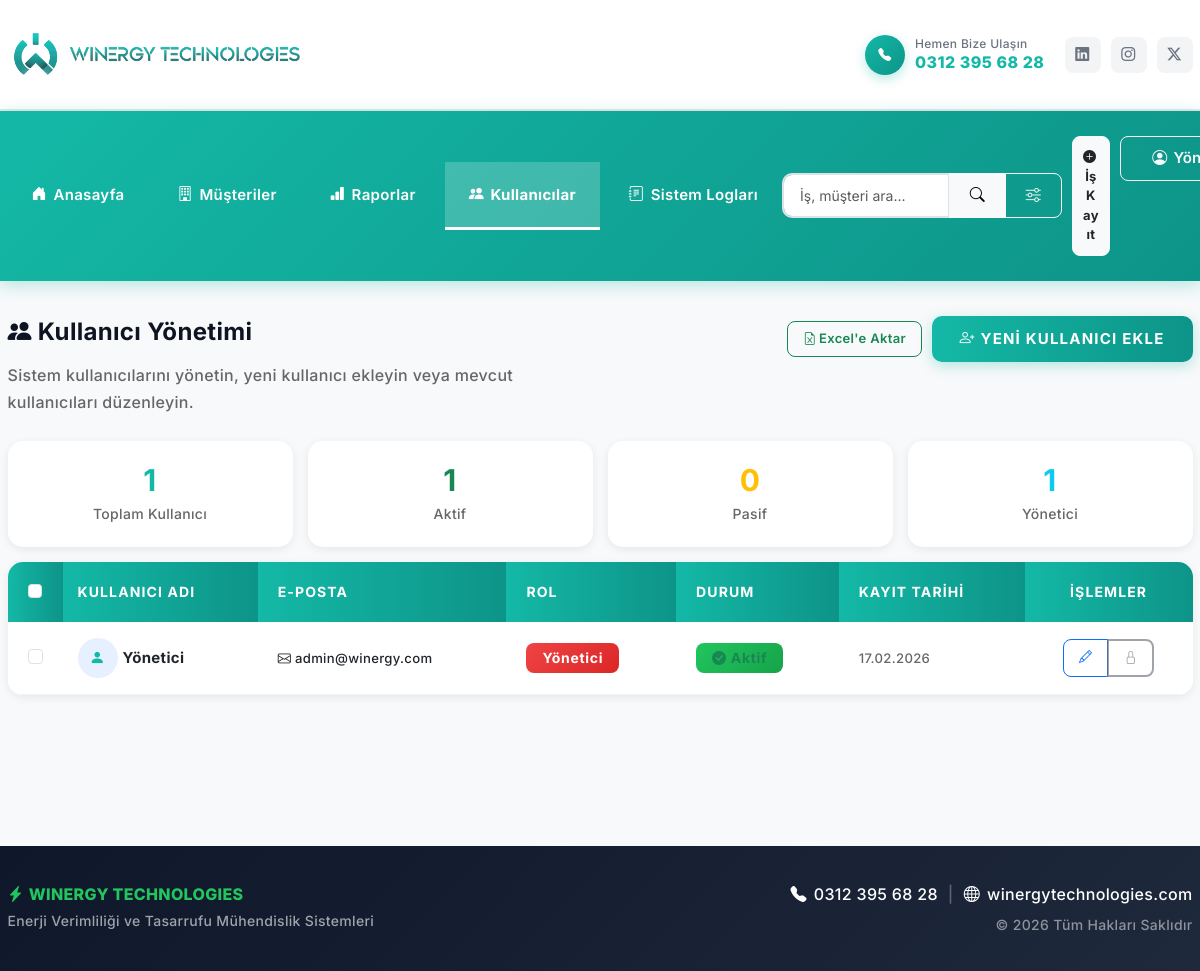
The app's page /kullanicilar.php (signed in) with its own data.
### tables this page shows
CREATE TABLE `users` (
  `id` int(11) NOT NULL,
  `name` varchar(100) NOT NULL,
  `email` varchar(100) NOT NULL,
  `password` varchar(255) NOT NULL,
  `role` enum('admin','personel','danisman') NOT NULL,
  `is_active` tinyint(1) DEFAULT 1,
  `created_at` timestamp NOT NULL DEFAULT current_timestamp()
);

### kullanicilar.php (the view, shortened to what this page needs)
<?php
require_once 'config/db.php';
include 'includes/header.php';
$stmt = $db->query("SELECT * FROM users ORDER BY name ASC");
$users = $stmt->fetchAll(PDO::FETCH_ASSOC);
$role_tr = [
    'admin' => 'Yönetici',
    'operasyon' => 'Operasyon',
    'danisman' => 'Danışman'
];
$stats = [
    'total' => count($users),
    'active' => count(array_filter($users, fn($u) => $u['is_active'] == 1)),
    'inactive' => count(array_filter($users, fn($u) => $u['is_active'] == 0)),
    'admin' => count(array_filter($users, fn($u) => $u['role'] == 'admin')),
    'operasyon' => count(array_filter($users, fn($u) => $u['role'] == 'operasyon')),
    'danisman' => count(array_filter($users, fn($u) => $u['role'] == 'danisman'))
];
?>
<div class="row mb-4">
    <div class="col-md-6">
        <h3 class="fw-bold" style="color: var(--dt-sec-color);">
            <i class="bi bi-people-fill"></i> Kullanıcı Yönetimi
        </h3>
        <p class="text-muted">Sistem kullanıcılarını yönetin, yeni kullanıcı ekleyin veya mevcut kullanıcıları düzenleyin.</p>
    </div>
    <div class="col-md-6 text-end">
        <a href="export-kullanicilar.php" class="btn btn-outline-success btn-sm me-2">
            <i class="bi bi-file-earmark-excel me-1"></i>Excel'e Aktar
        </a>
        <a href="kullanici-ekle.php" class="btn btn-winergy">
            <i class="bi bi-person-plus"></i> Yeni Kullanıcı Ekle
        </a>
    </div>
</div>
<div class="row mb-4">
    <div class="col-md-3">
        <div class="card border-0 shadow-sm">
            <div class="card-body text-center">
                <h2 class="fw-bold mb-0" style="color: var(--dt-pri-color);"><?php echo $stats['total']; ?></h2>
                <small class="text-muted">Toplam Kullanıcı</small>
            </div>
        </div>
    </div>
    <div class="col-md-3">
        <div class="card border-0 shadow-sm">
            <div class="card-body text-center">
                <h2 class="fw-bold mb-0 text-success"><?php echo $stats['active']; ?></h2>
                <small class="text-muted">Aktif</small>
            </div>
        </div>
    </div>
    <div class="col-md-3">
        <div class="card border-0 shadow-sm">
            <div class="card-body text-center">
                <h2 class="fw-bold mb-0 text-warning"><?php echo $stats['inactive']; ?></h2>
                <small class="text-muted">Pasif</small>
            </div>
        </div>
    </div>
    <div class="col-md-3">
        <div class="card border-0 shadow-sm">
            <div class="card-body text-center">
                <h2 class="fw-bold mb-0 text-info"><?php echo $stats['admin']; ?></h2>
                <small class="text-muted">Yönetici</small>
            </div>
        </div>
    </div>
</div>
<div class="card shadow-sm border-0">
    <div class="card-body p-0">
        <div class="table-responsive">
            <table class="table table-hover align-middle mb-0">
                <thead class="table-light">
                    <tr>
                        <th style="width: 40px;">
                            <input type="checkbox" class="form-check-input" id="selectAllUsers">
                        </th>
                        <th class="ps-4">Kullanıcı Adı</th>
                        <th>E-Posta</th>
                        <th>Rol</th>
                        <th>Durum</th>
                        <th>Kayıt Tarihi</th>
                        <th class="text-center">İşlemler</th>
                    </tr>
                </thead>
                <tbody>
                    <?php foreach($users as $user): ?>
                    <tr>
                        <td>
                            <input type="checkbox" class="form-check-input user-checkbox" value="<?php echo $user['id']; ?>">
                        </td>
                        <td class="ps-4">
                            <div class="d-flex align-items-center">
                                <div class="bg-primary bg-opacity-10 rounded-circle p-2 me-2" style="width: 40px; height: 40px; display: flex; align-items: center; justify-content: center;">
                                    <i class="bi bi-person-fill" style="color: var(--dt-pri-color);"></i>
                                </div>
                                <strong><?php echo htmlspecialchars($user['name']); ?></strong>
                            </div>
                        </td>
                        <td>
                            <small><i class="bi bi-envelope"></i> <?php echo htmlspecialchars($user['email']); ?></small>
                        </td>
                        <td>
                            <?php
                            $role_colors = [
                                'admin' => 'danger',
                                'operasyon' => 'primary',
                                'danisman' => 'info'
                            ];
                            $color = $role_colors[$user['role']] ?? 'secondary';
                            ?>
                            <span class="badge bg-<?php echo $color; ?>">
                                <?php echo $role_tr[$user['role']] ?? $user['role']; ?>
                            </span>
                        </td>
                        <td>
                            <?php if($user['is_active']): ?>
                                <span class="badge bg-success bg-opacity-10 text-success">
                                    <i class="bi bi-check-circle-fill"></i> Aktif
                                </span>
                            <?php else: ?>
                                <span class="badge bg-secondary bg-opacity-10 text-secondary">
                                    <i class="bi bi-x-circle-fill"></i> Pasif
                                </span>
                            <?php endif; ?>
                        </td>
                        <td>
                            <small class="text-muted">
                                <?php echo $user['created_at'] ? date('d.m.Y', strtotime($user['created_at'])) : '-'; ?>
                            </small>
                        </td>
                        <td class="text-center">
                            <div class="btn-group" role="group">
                                <a href="kullanici-duzenle.php?id=<?php echo $user['id']; ?>"
                                   class="btn btn-sm btn-outline-primary"
                                   title="Düzenle">
                                    <i class="bi bi-pencil"></i>
                                </a>
                                <?php if($user['id'] != $_SESSION['user_id']): ?>
                                <a href="kullanici-sil.php?id=<?php echo $user['id']; ?>"
                                   class="btn btn-sm btn-outline-danger"
                                   title="Sil">
                                    <i class="bi bi-trash"></i>
                                </a>
                                <?php else: ?>
                                <button class="btn btn-sm btn-outline-secondary" disabled title="Kendinizi silemezsiniz">
                                    <i class="bi bi-lock"></i>
                                </button>
                                <?php endif; ?>
                            </div>
                        </td>
                    </tr>
                    <?php endforeach; ?>
                </tbody>
            </table>
        </div>
    </div>
</div>
<?php include 'includes/footer.php'; ?>

### assets/style.css (style rules this page uses)
:root { --dt-pri-color: #14b8a6; --dt-priTwo-color: #0d9488; --dt-sec-color: #0e1422; --dt-pri-rgb: 20, 184, 166; --dt-priTwo-rgb: 13, 148, 136; --dt-sec-rgb: 14, 20, 34; --dt-whi-color: #ffffff; --dt-gray-color: #f2f2f2; --dt-gray2-color: #fcfbff; --dt-gray3-color: #f9f6ff; --dt-base-color: #666666; --winergy-success: #22c55e; --winergy-warning: #f59e0b; --winergy-danger: #ef4444; --winergy-info: #0ea5e9; --dt-priGrd-color: linear-gradient(to right, var(--dt-pri-color), var(--dt-priTwo-color)); --dt-priGrdRev-color: linear-gradient(to right, var(--dt-priTwo-color), var(--dt-pri-color)); --dt-base-font: "Inter", "Segoe UI", -apple-system, BlinkMacSystemFont, sans-serif; --dt-title-font: "Inter", "Segoe UI", sans-serif; --dt-transition: all 0.3s cubic-bezier(0.645, 0.045, 0.355, 1); }
html { font-size: 62.5%; overflow-x: hidden; scroll-behavior: smooth; box-sizing: border-box; -webkit-box-sizing: border-box; height: 100%; }
*, *::after, *::before { box-sizing: inherit; -webkit-box-sizing: inherit; -webkit-font-smoothing: antialiased; -moz-osx-font-smoothing: grayscale; word-break: break-word; word-wrap: break-word; }
body { margin: 0; font-size: 1.6rem; font-weight: 500; line-height: 1.7; overflow-x: hidden; font-family: var(--dt-base-font); color: var(--dt-base-color); letter-spacing: 0.02em; background-color: #f8f9fa; -webkit-text-size-adjust: 100%; -webkit-tap-highlight-color: transparent; height: 100%; display: flex; flex-direction: column; }
body:not(.admin-bar) { position: relative; }
.btn { font-weight: 600; border-radius: 0.8rem; padding: 1rem 2rem; font-size: 1.5rem; transition: var(--dt-transition); }
.btn-sm { padding: 0.7rem 1.5rem; font-size: 1.3rem; }
.btn-outline-secondary { border: 2px solid #6c757d; font-weight: 600; }
.btn-winergy { background: var(--dt-priGrd-color); color: var(--dt-whi-color) !important; font-weight: 700; border-radius: 1rem; padding: 1.2rem 2.8rem; border: none; transition: var(--dt-transition); box-shadow: 0 0.4rem 1.4rem rgba(var(--dt-pri-rgb), 0.3); text-transform: uppercase; font-size: 1.5rem; letter-spacing: 0.08em; }
.card { border: none; border-radius: 1.5rem; box-shadow: 0 0.4rem 2.4rem rgba(0, 0, 0, 0.08); transition: var(--dt-transition); background: var(--dt-whi-color); overflow: hidden; }
.card-body { padding: 2rem 2.4rem; }
.table { margin-bottom: 0; }
.table thead th { background: var(--dt-priGrd-color); color: var(--dt-whi-color); font-weight: 700; text-transform: uppercase; font-size: 1.4rem; letter-spacing: 0.08em; border: none; padding: 1.8rem 2rem; white-space: nowrap; }
.table tbody tr { transition: var(--dt-transition); border-bottom: 1px solid #f1f3f5; }
.table tbody td { padding: 1.6rem 2rem; font-size: 1.5rem; vertical-align: middle; }
.table-light { background-color: #f8f9fa !important; }
.badge { padding: 0.8rem 1.6rem; font-weight: 700; font-size: 1.4rem; letter-spacing: 0.05em; border-radius: 0.8rem; white-space: nowrap; }
.badge.bg-success { background: linear-gradient(135deg, var(--winergy-success) 0%, #16a34a 100%) !important; }
.badge.bg-danger { background: linear-gradient(135deg, var(--winergy-danger) 0%, #dc2626 100%) !important; }
.text-muted { color: var(--dt-base-color) !important; }
.fw-bold { font-weight: 700 !important; }
h1, h2, h3, h4, h5, h6 { font-family: var(--dt-title-font); color: var(--dt-sec-color); font-weight: 700; line-height: 1.3; margin-bottom: 1.5rem; }
h2 { font-size: 3rem; }
h3 { font-size: 2.4rem; }
a { color: var(--dt-pri-color); text-decoration: none; transition: var(--dt-transition); }
.shadow-sm { box-shadow: 0 0.25rem 1rem rgba(0, 0, 0, 0.075) !important; }
@media (max-width: 75em) { html { font-size: 62.5%; } }

### records on screen
users: is_active "1", is_active+role "0", name "Yönetici", email "admin@winergy.com", role "Yönetici", shows "Aktif", created_at "17.02.2026"
